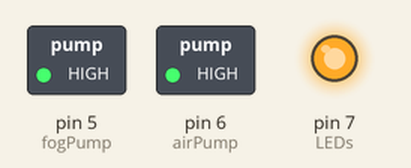
Simulated run of this sketch. Board: Arduino Uno, built with avr-gcc and run on an emulated ATmega328P. Shown: switched loads named in the sketch (green lamp = pin HIGH), output pins drawn as LEDs (lit = HIGH).

Above: at 0.1 s.
Timing chart, 0 to 1.6 s (numbered marks = the images above):
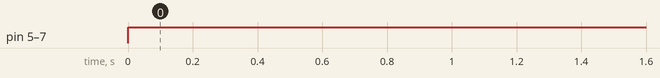

Measured:
- by itself, pin 5 (fogPump), pin 6 (airPump), pin 7 (LEDs): LOW → HIGH at 0.00 s

The sketch:

humidityController.ino
```cpp
// V 1.0
// Simple Humidity and LED control
// Created by Karl Poulson


const int fogPump = 5;
const int airPump = 6;
const int LEDs    = 7;
const int delayTime = 5000;

void setup(){
  pinMode(airPump, OUTPUT);
  pinMode(fogPump, OUTPUT);
  pinMode(LEDs,    OUTPUT);
}

void loop(){ // 30 min on, hour and a half off
  digitalWrite(airPump, HIGH);  // 30 min fully on
  digitalWrite(fogPump, HIGH);
  digitalWrite(LEDs,    HIGH);
  delay(1800000);

  digitalWrite(airPump, LOW);   // 1.5 hours off
  digitalWrite(fogPump, LOW);
  digitalWrite(LEDs,    LOW);
  delay(5400000);


}
```
